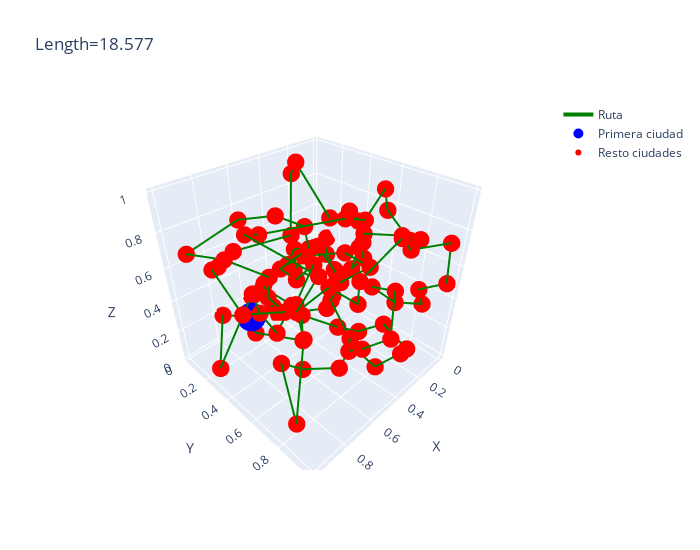

Notebook code cell kept with this figure:
### Markdown cell above
## **---------------------------Tests---------------------------**

### Code cell
start = time.time()
genetic_algorithm = AG_TSP_3D(cities) 
final_population = genetic_algorithm.evolve(fitness_function=globaldist, pmut=0.1, ngen=10000, T=6, trace=500)
minutos, segundos = divmod(time.time()-start, 60)
print(f"*******Tiempo transcurrido: {int(minutos)} minutos y {segundos:.2f} segundos*******")

draw(final_population[0])
